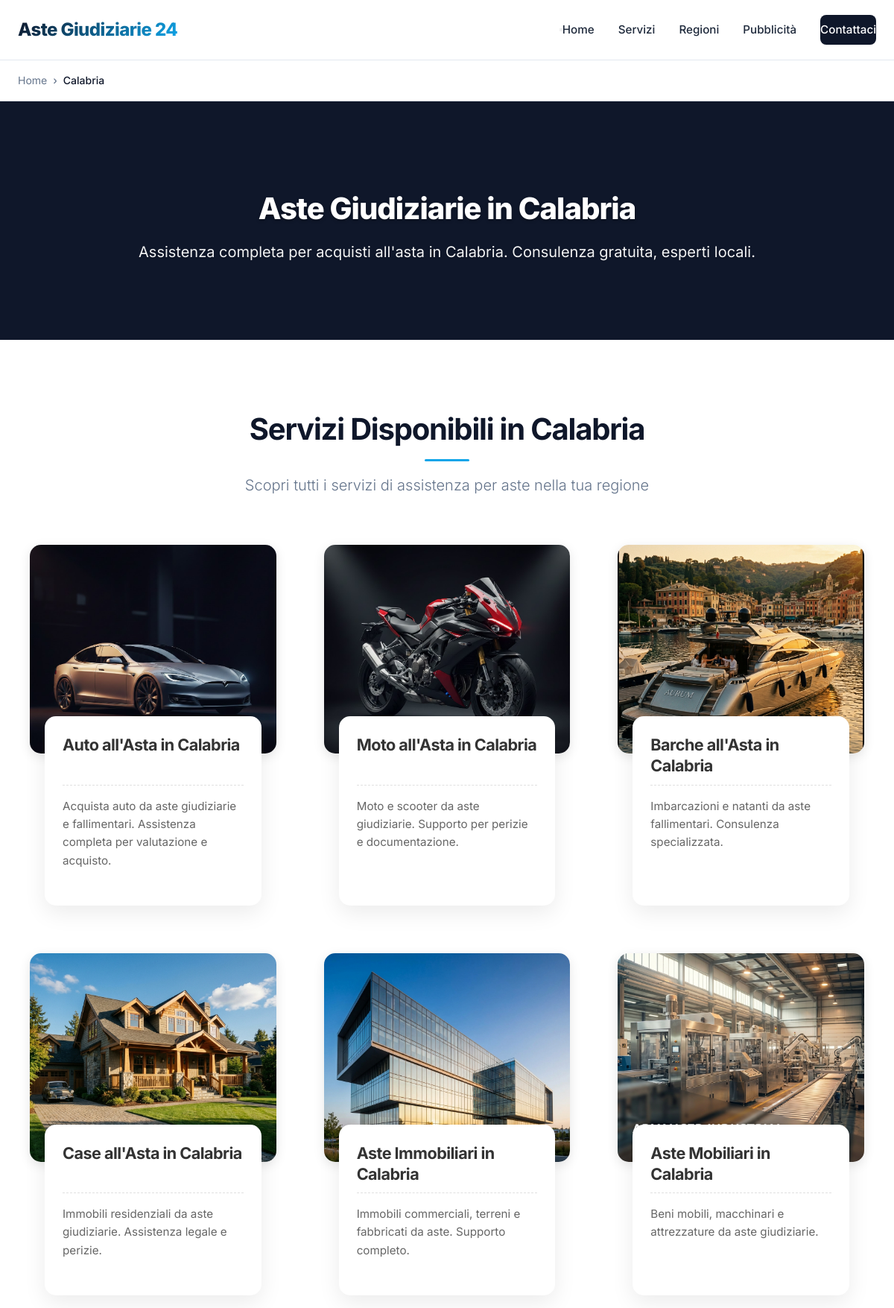
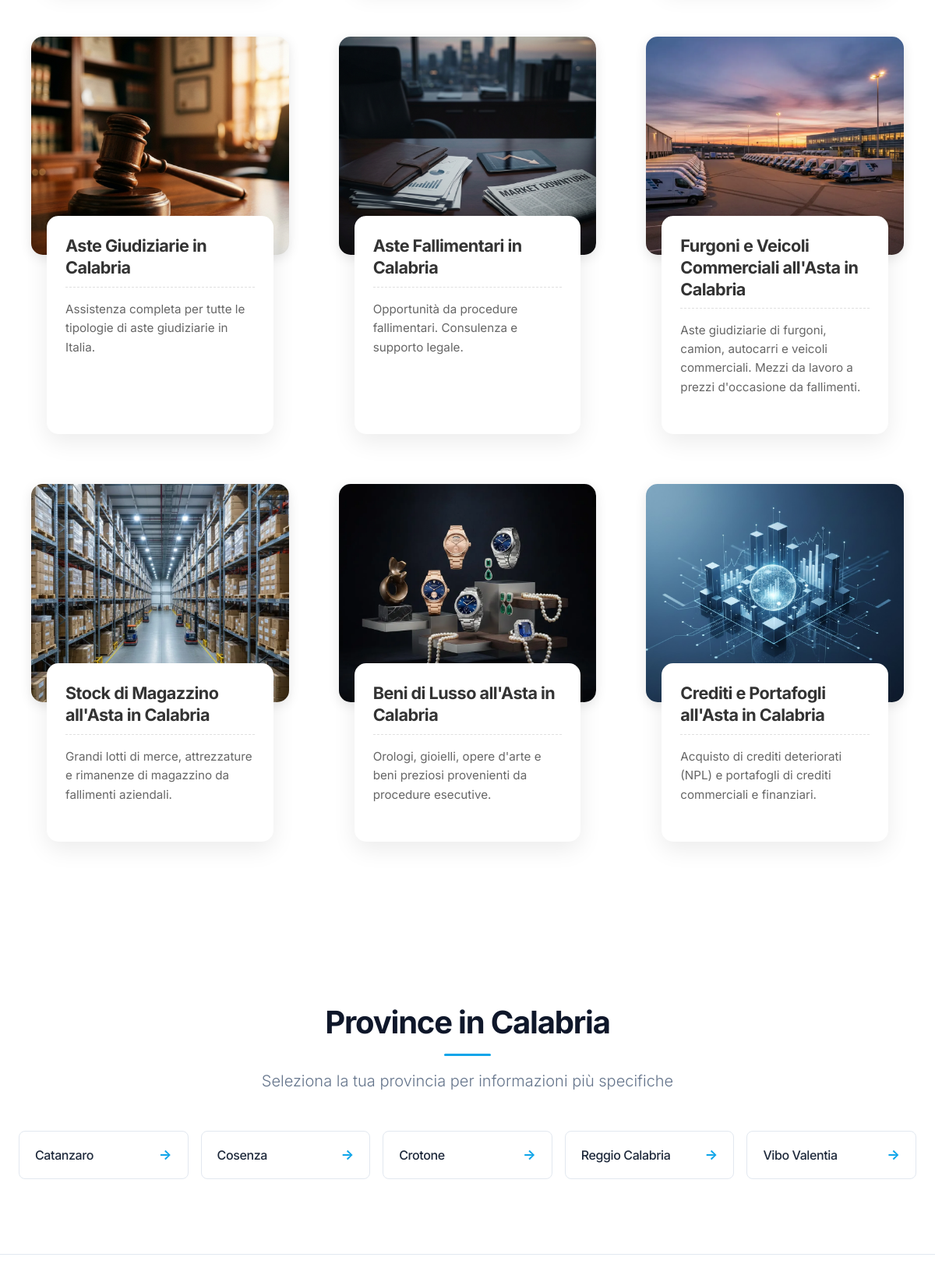
/regioni/calabria (upper part), run on the app's committed database (2 pictures, top to bottom).
### tables this page shows
CREATE TABLE `regioni` (
  `id` int NOT NULL AUTO_INCREMENT,
  `nome` varchar(100) NOT NULL,
  `slug` varchar(100) NOT NULL,
  `codice_istat` varchar(2) NOT NULL,
  `attiva` tinyint(1) NOT NULL DEFAULT '1',
  `contenuto_custom` text,
  `meta_title` varchar(70) DEFAULT NULL,
  `meta_description` varchar(200) DEFAULT NULL,
  PRIMARY KEY (`id`),
  UNIQUE KEY `slug` (`slug`),
  KEY `idx_slug` (`slug`),
  KEY `idx_attiva` (`attiva`)
);

CREATE TABLE `servizi` (
  `id` int NOT NULL AUTO_INCREMENT,
  `nome` varchar(100) NOT NULL,
  `slug` varchar(100) NOT NULL,
  `categoria` enum('veicoli','immobili','altro') NOT NULL,
  `descrizione_breve` varchar(160) DEFAULT NULL,
  `features` text,
  `prezzo` decimal(10,2) DEFAULT NULL,
  `contenuto` text,
  `immagine` varchar(255) DEFAULT NULL,
  `attivo` tinyint(1) NOT NULL DEFAULT '1',
  `ordine` int NOT NULL DEFAULT '0',
  `meta_title` text,
  `meta_description` text,
  PRIMARY KEY (`id`),
  UNIQUE KEY `slug` (`slug`),
  KEY `idx_slug` (`slug`),
  KEY `idx_categoria` (`categoria`),
  KEY `idx_attivo` (`attivo`),
  KEY `idx_ordine` (`ordine`)
);

CREATE TABLE `province` (
  `id` int NOT NULL AUTO_INCREMENT,
  `nome` varchar(100) NOT NULL,
  `slug` varchar(100) NOT NULL,
  `sigla` varchar(2) NOT NULL,
  `regione_id` int NOT NULL,
  `attiva` tinyint(1) NOT NULL DEFAULT '1',
  `contenuto_custom` text,
  `meta_title` varchar(70) DEFAULT NULL,
  `meta_description` varchar(200) DEFAULT NULL,
  PRIMARY KEY (`id`),
  UNIQUE KEY `slug` (`slug`),
  KEY `idx_slug` (`slug`),
  KEY `idx_regione` (`regione_id`),
  KEY `idx_attiva` (`attiva`),
  CONSTRAINT `fk_provincia_regione` FOREIGN KEY (`regione_id`) REFERENCES `regioni` (`id`) ON DELETE CASCADE
);

### public/index.php (called while the page is built)
<?php
require_once __DIR__ . '/../router.php';

### includes/db.php (called while the page is built, shortened)
<?php
class Database
{
    private static $instance = null;
    private $pdo;
    private function __construct()
    {
        try {
            $dsn = "mysql:host=" . DB_HOST . ";port=" . DB_PORT . ";dbname=" . DB_NAME . ";charset=" . DB_CHARSET;
            $options = [
                PDO::ATTR_ERRMODE => PDO::ERRMODE_EXCEPTION,
                PDO::ATTR_DEFAULT_FETCH_MODE => PDO::FETCH_ASSOC,
                PDO::ATTR_EMULATE_PREPARES => false,
                PDO::MYSQL_ATTR_INIT_COMMAND => "SET NAMES " . DB_CHARSET
            ];
            $this->pdo = new PDO($dsn, DB_USER, DB_PASS, $options);
        } catch (PDOException $e) {
            $this->logError('Database connection failed: ' . $e->getMessage());
            if (APP_DEBUG) {
                die('Database connection failed: ' . $e->getMessage());
            } else {
                die('Database connection failed. Please contact support.');
            }
        }
    }
    public static function getInstance()
    {
        if (self::$instance === null) {
            self::$instance = new self();
        }
        return self::$instance;
    }
    public function query($sql, $params = [])
    {
        try {
            $stmt = $this->pdo->prepare($sql);
            $stmt->execute($params);
            return $stmt;
        } catch (PDOException $e) {
            $this->logError('Query failed: ' . $e->getMessage() . ' | SQL: ' . $sql);
            throw $e;
        }
    }
    public function fetchAll($sql, $params = [])
    {
        return $this->query($sql, $params)->fetchAll();
    }
    public function fetchOne($sql, $params = [])
    {
        return $this->query($sql, $params)->fetch();
    }
}
function db()
{
    return Database::getInstance();
}

### public/regioni/regione-template.php (the view, shortened to what this page needs)
<?php
require_once __DIR__ . '/../../includes/db.php';
require_once __DIR__ . '/../../includes/functions.php';
$servizi = getAllServizi();
$province = getProvinceByRegione($regione['id']);
$canonical = APP_URL . '/regioni/' . $regione['slug'];
$breadcrumbItems = [
    ['name' => 'Home', 'url' => APP_URL],
    ['name' => $regione['nome'], 'url' => $canonical]
];
include __DIR__ . '/../../includes/header.php';
?>
<section class="breadcrumb-section">
    <div class="container">
        <?= renderBreadcrumbs($breadcrumbItems) ?>
    </div>
</section>
<section class="hero hero-small">
    <div class="hero-overlay"></div>
    <div class="container">
        <div class="hero-content">
            <h1 class="hero-title">
                Aste Giudiziarie in <?= htmlspecialchars($regione['nome']) ?>
            </h1>
            <p class="hero-subtitle">
                Assistenza completa per acquisti all'asta in <?= htmlspecialchars($regione['nome']) ?>. Consulenza
                gratuita, esperti locali.
            </p>
        </div>
    </div>
</section>
<section class="services-section">
    <div class="container">
        <div class="section-header">
            <h2>Servizi Disponibili in <?= htmlspecialchars($regione['nome']) ?></h2>
            <p>Scopri tutti i servizi di assistenza per aste nella tua regione</p>
        </div>
        <div class="services-grid">
            <?php foreach ($servizi as $s): ?>
                <a href="/<?= $s['slug'] ?>/<?= $regione['slug'] ?>" class="service-link"
                    style="text-decoration: none; color: inherit;">
                    <article class="service-card">
                        <div class="service-card-img">
                            <?php if (!empty($s['immagine'])): ?>
                                <img src="<?= htmlspecialchars($s['immagine']) ?>" alt="<?= htmlspecialchars($s['nome']) ?>">
                            <?php endif; ?>
                        </div>
                        <div class="service-card-content">
                            <h3 class="service-title">
                                <?= htmlspecialchars($s['nome']) ?> in <?= htmlspecialchars($regione['nome']) ?>
                            </h3>
                            <div class="service-divider"></div>
                            <p class="service-description">
                                <?= htmlspecialchars($s['descrizione_breve']) ?>
                            </p>
                        </div>
                    </article>
                </a>
            <?php endforeach; ?>
        </div>
    </div>
</section>
<?php if (!empty($province)): ?>
    <section class="locations-section">
        <div class="container">
            <div class="section-header">
                <h2>Province in <?= htmlspecialchars($regione['nome']) ?></h2>
                <p>Seleziona la tua provincia per informazioni più specifiche</p>
            </div>
            <div class="locations-grid">
                <?php foreach ($province as $prov): ?>
                    <a href="/province/<?= $prov['slug'] ?>" class="location-card">
                        <h3><?= htmlspecialchars($prov['nome']) ?></h3>
                        <span class="location-arrow">→</span>
                    </a>
                <?php endforeach; ?>
            </div>
        </div>
    </section>
<?php endif; ?>
<section id="contatti" class="contact-section">
</section>
<?php include __DIR__ . '/../../includes/footer.php'; ?>

### data on the page
regioni: nome "Calabria"
servizi: immagine (picture), nome "Auto all'Asta", descrizione_breve "Acquista auto da aste giudiziarie e fallimentari. Assistenza completa per valutazione e acquisto."
servizi: immagine (picture), nome "Moto all'Asta", descrizione_breve "Moto e scooter da aste giudiziarie. Supporto per perizie e documentazione."
servizi: immagine (picture), nome "Barche all'Asta", descrizione_breve "Imbarcazioni e natanti da aste fallimentari. Consulenza specializzata."
servizi: immagine (picture), nome "Case all'Asta", descrizione_breve "Immobili residenziali da aste giudiziarie. Assistenza legale e perizie."
servizi: immagine (picture), nome "Aste Immobiliari", descrizione_breve "Immobili commerciali, terreni e fabbricati da aste. Supporto completo."
servizi: immagine (picture), nome "Aste Mobiliari", descrizione_breve "Beni mobili, macchinari e attrezzature da aste giudiziarie."
servizi: immagine (picture), nome "Aste Giudiziarie", descrizione_breve "Assistenza completa per tutte le tipologie di aste giudiziarie in Italia."
servizi: immagine (picture), nome "Aste Fallimentari", descrizione_breve "Opportunità da procedure fallimentari. Consulenza e supporto legale."
servizi: immagine (picture), nome "Furgoni e Veicoli Commerciali all'Asta", descrizione_breve "Aste giudiziarie di furgoni, camion, autocarri e veicoli commerciali. Mezzi da lavoro a prezzi d'occasione da fallimenti."
servizi: immagine (picture), nome "Stock di Magazzino all'Asta", descrizione_breve "Grandi lotti di merce, attrezzature e rimanenze di magazzino da fallimenti aziendali."
servizi: immagine (picture), nome "Beni di Lusso all'Asta", descrizione_breve "Orologi, gioielli, opere d'arte e beni preziosi provenienti da procedure esecutive."
servizi: immagine (picture), nome "Crediti e Portafogli all'Asta", descrizione_breve "Acquisto di crediti deteriorati (NPL) e portafogli di crediti commerciali e finanziari."
province: nome "Catanzaro"
province: nome "Cosenza"
province: nome "Crotone"
province: nome "Reggio Calabria"
province: nome "Vibo Valentia"

### other printed values
$item['name'] "Home"
$item['name'] "Calabria"
